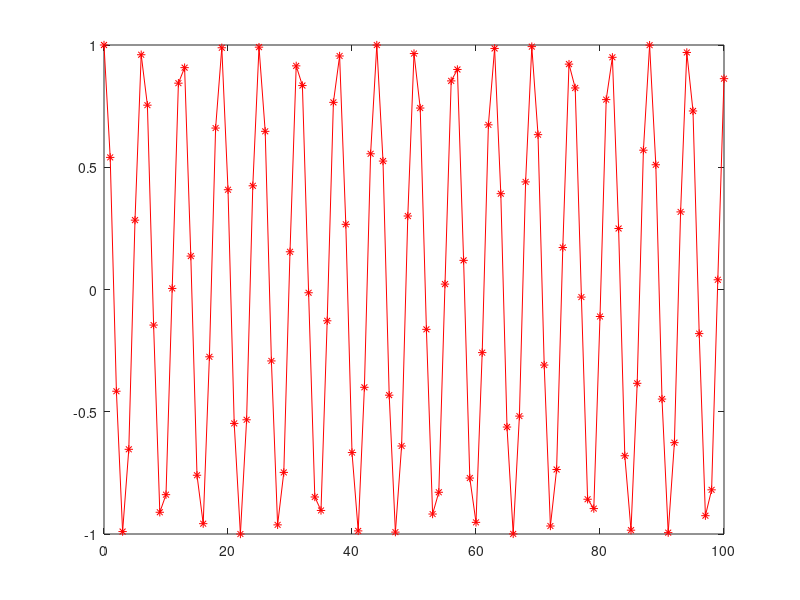

MATLAB code to generate this figure: (Note: this script raises an error after producing the figure.)
% Frudden, Kai
% ME 303 section 1101
% Lab 1

%% Problem 1
clc,clear

y=importdata('Lab1_P1_y_data.txt');
z=importdata('Lab1_P1_z_data.txt');
x=[0:1:100];

plot(x,y,'-*r')
hold on
plot(x,z,'-OB')
xlabel('X-axis')
ylabel('Y&Z-axis')
legend('Y-Data','Z-Data')


%% Problem 2
clc, clear

a=[1 4 5 8 6];
b=[3 9 7 1 2];

c1=a + b;

if size(a)==size(b)
for i=1:size(a,1)
    for j=1:size(a,2)
        c(i,j)=a(i,j)+b(i,j);
    end
end
fprintf('The sum of matrix a and b:')
c
fprintf('\ncheck the answer using simple addition:')
c1
else
    disp('Error: Matrix dimensions dont match')
end


%% Problem 3















